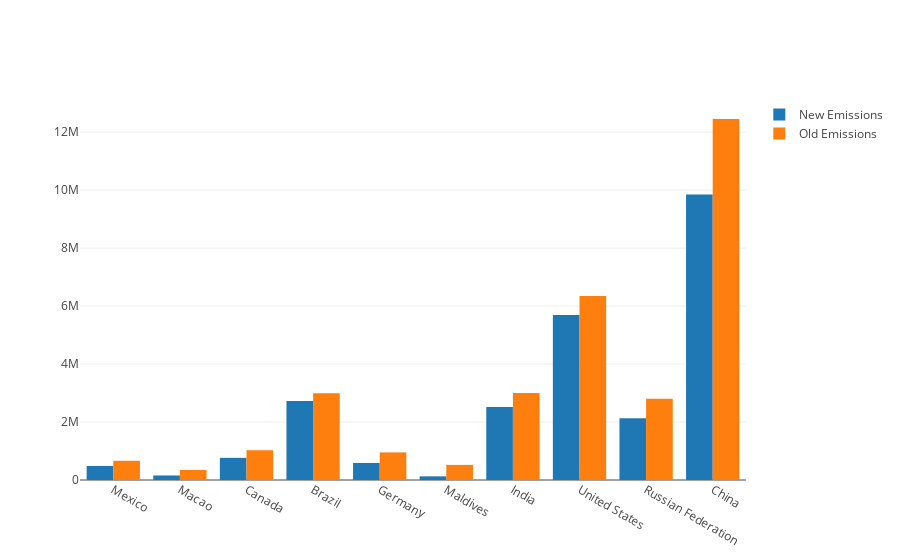

Notebook code cell kept with this figure:
### Code cell
plotly.offline.init_notebook_mode(connected=True)

# Min diff countries
trace1 = go.Bar(
    x=min_difference_countries['exporter'],
    y=min_difference_countries['NewEmissions'],
    name='New Emissions'
)

trace2 = go.Bar(
    x=min_difference_countries['exporter'],
    y=min_difference_countries['Total greenhouse gas emissions (kt of CO2 equivalent)'],
    name='Old Emissions'
)

data = [trace1, trace2]
layout = go.Layout(
    barmode='group'
)

fig = go.Figure(data=data, layout=layout)
plotly.offline.iplot(fig)

### Figure 1 — Plotly figure (JSON) as saved in the notebook; plotly's stock layout.template omitted (floating-point values rounded to 4 significant figures)
{"data": [{"name": "New Emissions", "type": "bar", "x": ["Mexico", "Macao", "Canada", "Brazil", "Germany", "Maldives", "India", "United States", "Russian Federation", "China"], "y": [484900.0, 156200.0, 764500.0, 2723000.0, 588500.0, 126200.0, 2515000.0, 5689000.0, 2131000.0, 9846000.0]}, {"name": "Old Emissions", "type": "bar", "x": ["Mexico", "Macao", "Canada", "Brazil", "Germany", "Maldives", "India", "United States", "Russian Federation", "China"], "y": [663400.0, 346300.0, 1027000.0, 2989000.0, 951700.0, 521200.0, 3003000.0, 6344000.0, 2803000.0, 12450000.0]}], "layout": {"barmode": "group"}}
